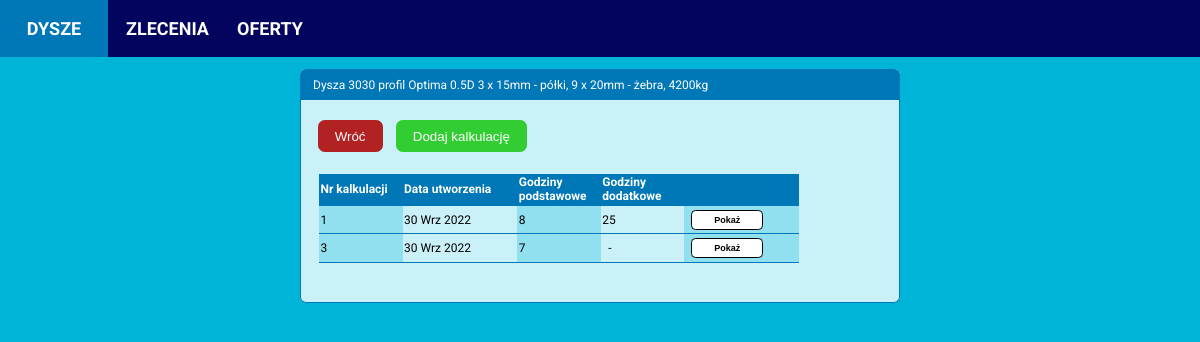
The app's page /nozzle/1/calculations, older data.
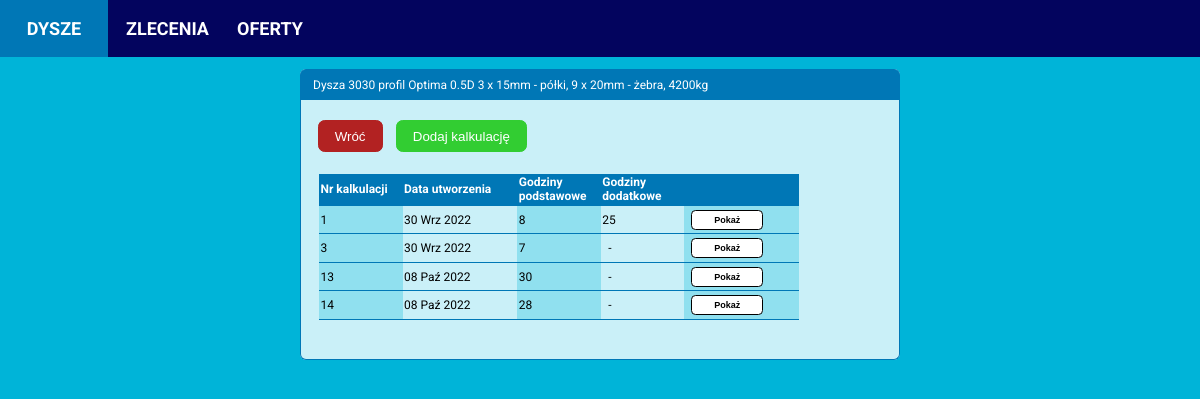
The same page, newer data.
### calculator/models.py (models this page shows, shortened)
class NozzleCalculation(models.Model):
    nozzle = models.ForeignKey(Nozzle, on_delete=models.CASCADE)
    date_created = models.DateTimeField(auto_now_add=True)
    assembly_hours = models.PositiveIntegerField(default=0, blank=True, null=True)
    welding_hours = models.PositiveIntegerField(default=0, blank=True, null=True)
    spinning_hours = models.PositiveIntegerField(default=0, blank=True, null=True)
    small_machining_hours = models.PositiveIntegerField(default=0, blank=True, null=True)
    medium_machining_hours = models.PositiveIntegerField(default=0, blank=True, null=True)
    tos_machining_hours = models.PositiveIntegerField(default=0, blank=True, null=True)
    cutting_plates_hours = models.PositiveIntegerField(default=0, blank=True, null=True)
    bending_hours = models.PositiveIntegerField(default=0, blank=True, null=True)
    rolling_profiles_hours = models.PositiveIntegerField(default=0, blank=True, null=True)
    comment = models.TextField(default='', blank=True, null=True)
    diameter = models.PositiveIntegerField(null=False, blank=False)
    profile = models.CharField(max_length=32, null=False, blank=False)
    drawing_number = models.CharField(max_length=32, blank=True)
    profile_height = models.PositiveIntegerField(null=False, blank=False)
    inner_ring_type = models.CharField(max_length=32, null=False, blank=False)
    inner_ring_thickness_propeller_zone = models.PositiveIntegerField(null=False, blank=False)
    inner_ring_thickness_inlet_zone = models.PositiveIntegerField(null=False, blank=False)
    inner_ring_thickness_outlet_zone = models.PositiveIntegerField(null=False, blank=False)
    ribs_quantity = models.PositiveIntegerField(null=False, blank=False)
    ribs_thickness = models.PositiveIntegerField(null=False, blank=False)
    segments_quantity = models.PositiveIntegerField(null=False, blank=False)
    segments_thickness = models.PositiveIntegerField(null=False, blank=False)
    has_headbox = models.BooleanField(null=False, blank=False)
    has_outlet_ring = models.BooleanField(null=False, blank=False)
    theoretical_weight = models.PositiveIntegerField(blank=True, default=0)
    real_weight = models.PositiveIntegerField(blank=True, default=0)

### calculator/views.py (the view)
# urls.py: path('nozzle/<int:nozzle_id>/calculations', nozzle_calculations_view, name='nozzle_calculations'),
def nozzle_calculations_view(request, nozzle_id):
    nozzle = Nozzle.objects.get(id=nozzle_id)
    ratio = round((nozzle.profile_height / nozzle.diameter), 1)
    calculations = nozzle.nozzlecalculation_set.order_by('date_created').annotate(
        total_additional_hours=Sum(F('additionalnozzlehours__additional_hours_amount'))).annotate(
        total_hours=F('assembly_hours') + F('welding_hours') + F('spinning_hours') + F('small_machining_hours')
            + F('medium_machining_hours') + F('tos_machining_hours') + F('cutting_plates_hours')
            + F('bending_hours') + F('rolling_profiles_hours'))
    for calculation in calculations:
        print(calculation.total_hours)
    template = 'calculator/nozzle_calculations.html'
    context = {'nozzle': nozzle,
               'calculations': calculations,
               'ratio': ratio,
               }
    return render(request, template, context)

### calculator/templates/calculator/nozzle_calculations.html
{% extends 'calculator/base.html' %}
{% block content %}
<div class="content-main">
  <div class="item-box">
    <div class="item-header-box">
      <p>Dysza {{ nozzle.diameter }}
       profil {{ nozzle.profile }}
      {{ ratio }}D {{ type_name }}
      {{ nozzle.segments_quantity}} x {{ nozzle.segments_thickness}}mm - półki,
      {{ nozzle.ribs_quantity}} x {{ nozzle.ribs_thickness}}mm - żebra,
      {{ nozzle.theoretical_weight }}kg</p>
    </div>
    <div class="item-details">
      <div class="button-box">
        <a href="{% url 'calculator:nozzle_details' nozzle.id %}"><button class="cancel-btn">Wróć</button></a>
        <a href="{% url 'calculator:add_nozzle_calculation' nozzle_id=nozzle.id %}"><button class="add-btn">Dodaj kalkulację</button></a>
      </div>
      <div class="item-details-table">
        <table>
          <thead>
            <tr>
              <th style="width: 6em;">Nr kalkulacji</th>
              <th>Data utworzenia</th>
              <th style="width: 6em;">Godziny podstawowe</th>
              <th style="width: 6em;">Godziny dodatkowe</th>
              <th></th>
            </tr>
          </thead>
          {% for calculation in calculations %}
          <tr>
            <td>{{ calculation.id }}</td>
            {% load i18n %}
            {% language 'pl' %}
            <td>{{ calculation.date_created|date:"d M Y" }}</td>
            {% endlanguage %}
            {% if calculation.total_hours %}
              <td>{{ calculation.total_hours }}</td>
            {% else %}
              <td>&nbsp; -</td>
            {% endif %}
            {% if calculation.total_additional_hours %}
              <td>{{ calculation.total_additional_hours }}</td>
            {% else %}
              <td>&nbsp; -</td>
            {% endif %}
            <td><a href="{% url 'calculator:nozzle_calculation_details' nozzle_id=nozzle.id calculation_id=calculation.id %}">
              <button class="show-btn">Pokaż</button></a></td>
          </tr>
          {% endfor %}
        </table>
      </div>
    </div>
  </div>
</div>
{% endblock content %}

Row changes from the older to the newer data that the page shows:
added NozzleCalculation: id "13", date_created "08 Paź 2022", total_hours "30"
added NozzleCalculation: id "14", date_created "08 Paź 2022", total_hours "28"
